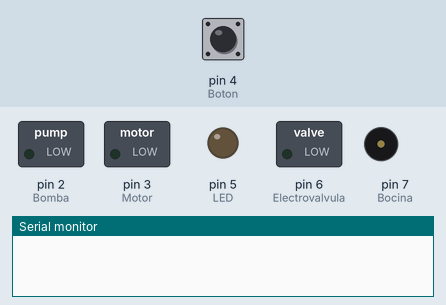
A sketch run on a simulated Arduino Uno, built with avr-gcc and run on an emulated ATmega328P. On the bench: switched loads named in the sketch (green lamp = pin HIGH), output pins drawn as LEDs (lit = HIGH), buzzer (waves = sounding, pin HIGH), the last lines printed to the serial monitor. The test bench sets the inputs (shaded band); at power-on: pin 4 (Boton) LOW.

Above: at 1.2 s.
1.3 s: pin 4 (Boton) pulled HIGH for 0.15 s
At 19.7 s:
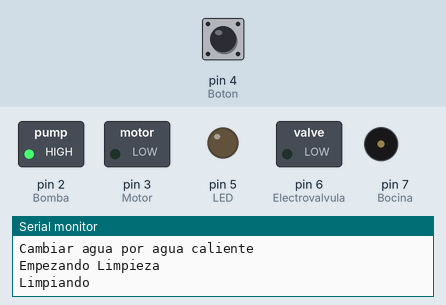
At 29.7 s:
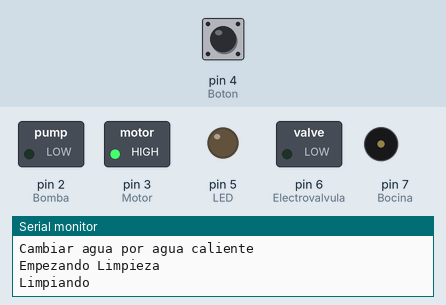
Timing chart, 0 to 30.3 s (numbered marks = the images above; inputs shaded):
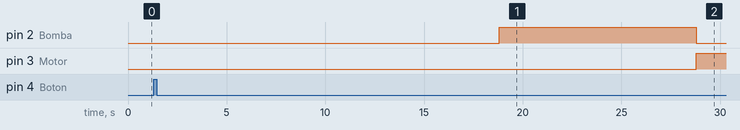

Measured:
- after the input at 1.3 s, pin 2 (Bomba): LOW → HIGH after 17.5 s, → LOW 10.0 s later; pin 3 (Motor): LOW → HIGH after 27.5 s

The sketch:

Idealimpieza.ino
```cpp
void setup() {
 pinMode(2,OUTPUT); //Bomba
 pinMode(3,OUTPUT);  // Motor
 pinMode(4,INPUT);  //Boton
 pinMode(5,OUTPUT);  // LED
 pinMode(6,OUTPUT); //Electrovalvula
 pinMode(7,OUTPUT); //Bocina
 Serial.begin(9600);

}

void loop() {
  int boton = digitalRead(4);
  if(boton==1){
   Serial.println("Poner Vaso");
   delay(5000);
   Serial.println("Cambiar agua por agua caliente");
   delay(10000);
   Serial.println("Empezando Limpieza");
   delay(2500);
   Serial.println("Limpiando");
   digitalWrite(2, HIGH);
   delay(10000);
   digitalWrite(2, LOW);
   digitalWrite(3, HIGH);
   delay(8000);
   digitalWrite(3, LOW);
   digitalWrite(6, HIGH);
   Serial.println("Limpieza Terminada");
   digitalWrite(5, HIGH);
   digitalWrite(7, HIGH);
   delay(1000);
   digitalWrite(5, LOW);
   digitalWrite(7, LOW);
   delay(5000);
   digitalWrite(6, LOW);
   delay(5000);


  }


}
```
